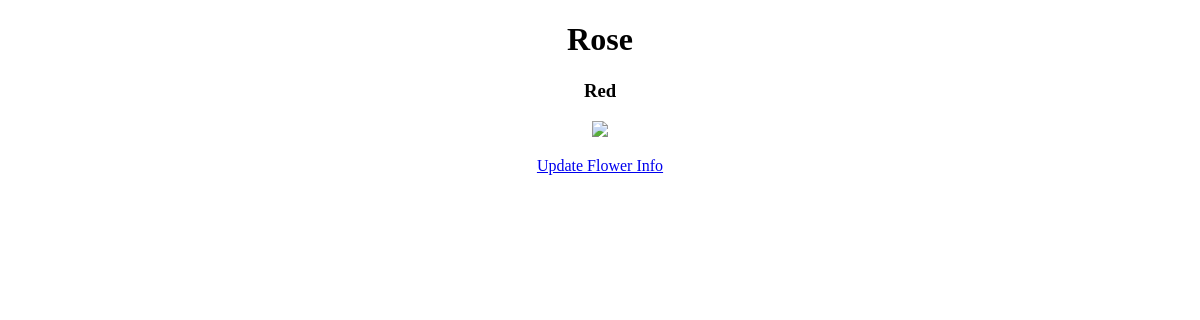
Page /blog/flower/1 on the earlier database version.
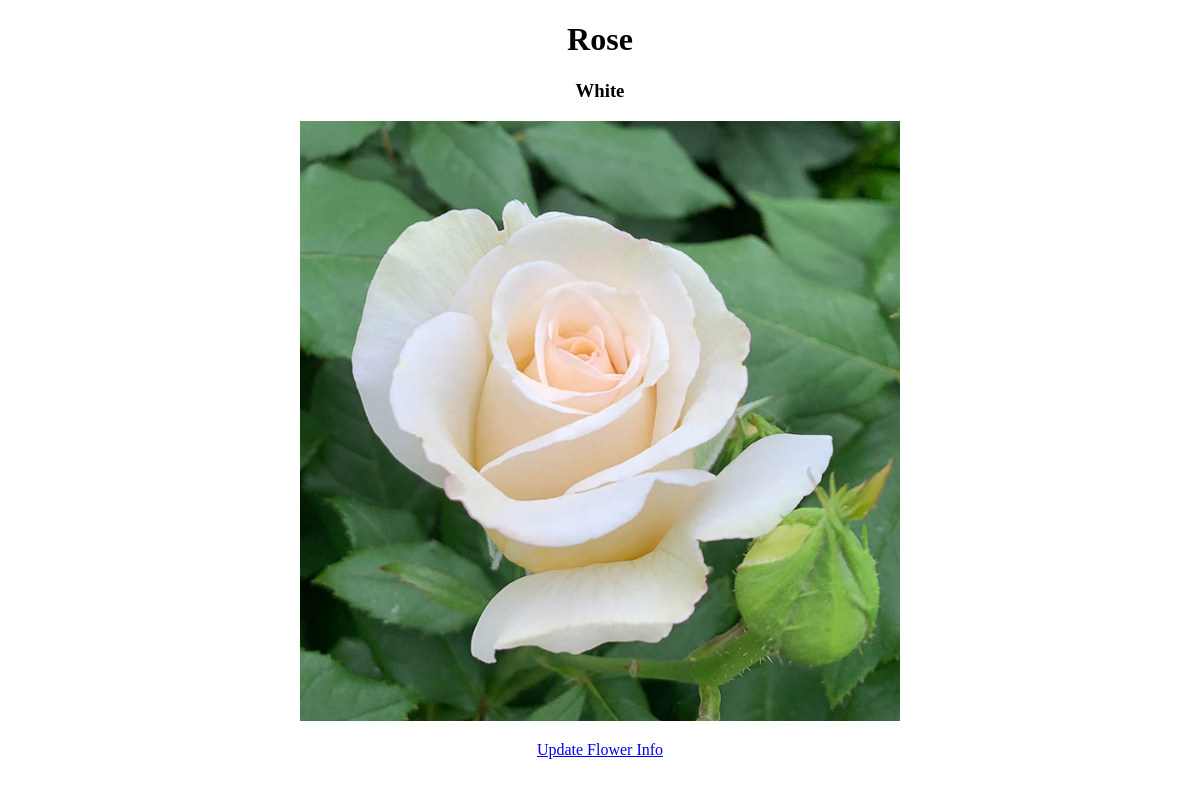
Same page on the later database version.
### blogapp/models.py (models this page shows, shortened)
class Flower(models.Model):
    name = models.CharField(max_length=100)
    color = models.CharField(max_length=20)
    image = models.ImageField(upload_to='flowers/', null=True, blank=True)

### blogapp/views.py (the view)
# urls.py: path('flower/<int:flower_id>', FlowersDetailView, name='flowers_detail_url'),
def FlowersDetailView(request, flower_id):
    flower = Flower.objects.get(id=flower_id)
    context = {
        'flower': flower
    }
    return render(request=request, template_name='flower_detail_template.html', context=context)

### templates/flower_detail_template.html (shortened to what this page needs)
<!DOCTYPE html>
<html lang="en">
<head>
</head>
<body>
    <div align="center">
        <h1>{{ flower.name }}</h1>
        <h3>{{ flower.color }}</h3>
        {% if flower.image %}
            <img src="{{ flower.image.url }}" height="600">
        {% else %}
            <img src="https://upload.wikimedia.org/wikipedia/commons/thumb/a/ac/No_image_available.svg/1024px-No_image_available.svg.png" height="600">
        {% endif %}
        <p>
            <a href="{% url 'flower_update_url' flower.id %}">Update Flower Info</a>
        </p>
    </div>
</body>
</html>

Differences in the rows shown:
changed Flower "Rose": color "Red" → "White"; image: picture added
